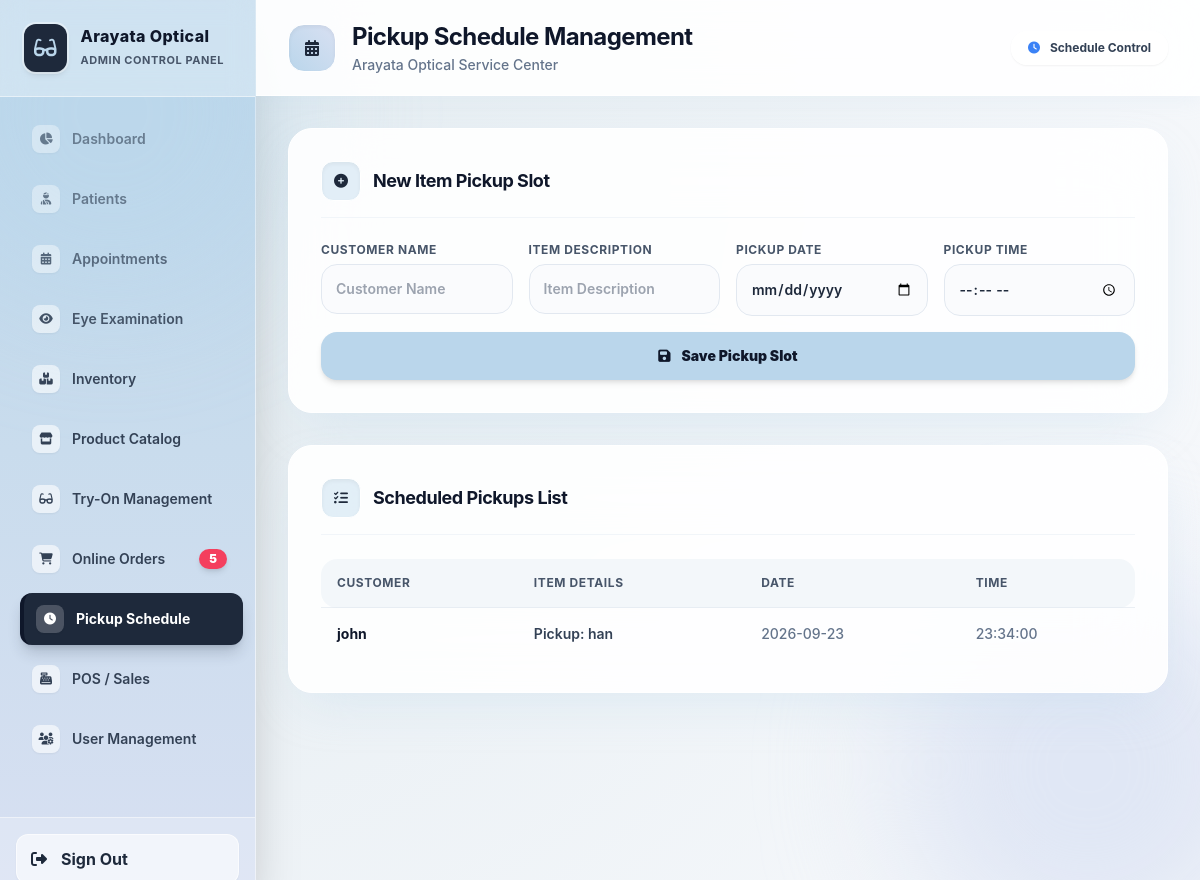
Screenshot of /arayata-system/pickup_schedule.php with the database file from the repository.
### tables this page shows
CREATE TABLE `appointments` (
  `id` int(11) NOT NULL,
  `patient_name` varchar(100) DEFAULT NULL,
  `service_type` varchar(100) DEFAULT NULL,
  `appointment_date` date DEFAULT NULL,
  `appointment_time` time DEFAULT NULL,
  `status` enum('Pending','Completed','Processing') DEFAULT 'Pending'
);

### arayata-system/pickup_schedule.php (the view, shortened to what this page needs)
<?php
include 'db.php';
?>
<!DOCTYPE html>
<html lang="en" class="h-full">
<head>
    <script src="https://cdn.tailwindcss.com"></script>
    <link rel="stylesheet" href="https://cdnjs.cloudflare.com/ajax/libs/font-awesome/6.4.0/css/all.min.css">
</head>
<body class="min-h-screen text-slate-700 antialiased flex overflow-hidden relative">
    <div class="blob-1 fixed -top-20 -left-20 w-96 h-96 bg-[#BAD6EB]/40 rounded-full blur-3xl pointer-events-none z-0"></div>
    <div class="blob-2 fixed -bottom-20 -right-20 w-96 h-96 bg-[#D8E0F2]/70 rounded-full blur-3xl pointer-events-none z-0"></div>
<?php
if (file_exists('sidebar.php')) {
    include 'sidebar.php';
}
?>
<div class="flex-1 flex flex-col overflow-hidden z-10">
    <header class="bg-white/90 backdrop-blur-2xl border-b border-white/80 h-24 flex items-center justify-between px-8 shadow-[0_4px_20px_rgba(186,214,235,0.15)] sticky top-0 z-30">
        <div class="flex items-center space-x-4">
            <div class="w-12 h-12 rounded-2xl bg-gradient-to-tr from-[#BAD6EB] to-[#D8E0F2] flex items-center justify-center text-slate-800 font-bold shadow-inner border border-white">
                <i class="fa-solid fa-calendar-days text-base"></i>
            </div>
            <div>
                <h2 class="text-2xl font-bold text-slate-900 tracking-tight">Pickup Schedule Management</h2>
                <p class="text-sm text-slate-500 font-medium mt-0.5">Arayata Optical Service Center</p>
            </div>
        </div>
        <div class="hidden sm:flex items-center space-x-2.5 px-4 py-2 rounded-2xl bg-white/90 backdrop-blur-md border border-white text-xs font-bold text-slate-700 shadow-sm">
            <i class="fa-solid fa-clock text-blue-500"></i>
            <span>Schedule Control</span>
        </div>
    </header>
    <main class="flex-1 overflow-y-auto p-6 md:p-8 space-y-8 bg-transparent">
        <div class="bg-white/90 backdrop-blur-2xl p-8 rounded-3xl shadow-[0_20px_50px_-15px_rgba(186,214,235,0.35)] border border-white space-y-6">
            <div class="flex items-center space-x-3 border-b border-slate-100 pb-4">
                <div class="w-10 h-10 bg-[#BAD6EB]/40 text-slate-800 rounded-xl flex items-center justify-center font-bold shadow-inner border border-white">
                    <i class="fa-solid fa-circle-plus text-sm"></i>
                </div>
                <h3 class="font-bold text-slate-900 text-lg tracking-tight">New Item Pickup Slot</h3>
            </div>
            <form method="POST" class="grid grid-cols-1 md:grid-cols-4 gap-4">
                <div>
                    <label class="block text-xs font-bold text-slate-600 mb-1.5 uppercase tracking-wider">Customer Name</label>
                    <input type="text" name="patient_name" placeholder="Customer Name" required class="w-full bg-slate-50/70 border border-slate-200 p-3.5 rounded-2xl text-sm font-semibold text-slate-800 outline-none focus:bg-white focus:border-[#BAD6EB] focus:ring-4 focus:ring-[#BAD6EB]/30 transition shadow-2xs">
                </div>
                <div>
                    <label class="block text-xs font-bold text-slate-600 mb-1.5 uppercase tracking-wider">Item Description</label>
                    <input type="text" name="item_description" placeholder="Item Description" required class="w-full bg-slate-50/70 border border-slate-200 p-3.5 rounded-2xl text-sm font-semibold text-slate-800 outline-none focus:bg-white focus:border-[#BAD6EB] focus:ring-4 focus:ring-[#BAD6EB]/30 transition shadow-2xs">
                </div>
                <div>
                    <label class="block text-xs font-bold text-slate-600 mb-1.5 uppercase tracking-wider">Pickup Date</label>
                    <input type="date" name="pickup_date" required class="w-full bg-slate-50/70 border border-slate-200 p-3.5 rounded-2xl text-sm font-semibold text-slate-800 outline-none focus:bg-white focus:border-[#BAD6EB] focus:ring-4 focus:ring-[#BAD6EB]/30 transition shadow-2xs cursor-pointer">
                </div>
                <div>
                    <label class="block text-xs font-bold text-slate-600 mb-1.5 uppercase tracking-wider">Pickup Time</label>
                    <input type="time" name="pickup_time" required class="w-full bg-slate-50/70 border border-slate-200 p-3.5 rounded-2xl text-sm font-semibold text-slate-800 outline-none focus:bg-white focus:border-[#BAD6EB] focus:ring-4 focus:ring-[#BAD6EB]/30 transition shadow-2xs cursor-pointer">
                </div>
                <button type="submit" name="add_pickup" class="md:col-span-4 bg-[#BAD6EB] hover:bg-[#a3c7e3] active:bg-[#8ebbdc] text-slate-900 py-3.5 rounded-2xl text-sm font-black transition shadow-md hover:shadow-lg cursor-pointer">
                    <i class="fa-solid fa-floppy-disk mr-2"></i> Save Pickup Slot
                </button>
            </form>
        </div>
        <div class="bg-white/90 backdrop-blur-2xl p-8 rounded-3xl shadow-[0_20px_50px_-15px_rgba(186,214,235,0.35)] border border-white space-y-6">
            <div class="flex items-center space-x-3 border-b border-slate-100 pb-4">
                <div class="w-10 h-10 bg-[#BAD6EB]/40 text-slate-800 rounded-xl flex items-center justify-center font-bold shadow-inner border border-white">
                    <i class="fa-solid fa-list-check text-sm"></i>
                </div>
                <h3 class="font-bold text-slate-900 text-lg tracking-tight">Scheduled Pickups List</h3>
            </div>
            <div class="overflow-x-auto">
                <table class="w-full text-left border-collapse text-sm">
                    <thead>
                        <tr class="bg-slate-100/80 text-slate-600 text-xs uppercase tracking-wider font-bold border-b border-slate-200/70">
                            <th class="p-4 rounded-l-2xl">Customer</th>
                            <th class="p-4">Item Details</th>
                            <th class="p-4">Date</th>
                            <th class="p-4 rounded-r-2xl">Time</th>
                        </tr>
                    </thead>
                    <tbody class="divide-y divide-slate-100 text-slate-700 font-medium">
                        <?php
                        $res = $conn->query("SELECT * FROM appointments WHERE service_type LIKE 'Pickup%'");
                        if ($res && $res->num_rows > 0) {
                            while ($row = $res->fetch_assoc()) {
                                echo "<tr class='hover:bg-slate-50/85 transition'>
                                    <td class='p-4 font-bold text-slate-900'>{$row['patient_name']}</td>
                                    <td class='p-4 font-semibold text-slate-700'>{$row['service_type']}</td>
                                    <td class='p-4 text-slate-500 font-medium'>{$row['appointment_date']}</td>
                                    <td class='p-4 text-slate-500 font-medium'>{$row['appointment_time']}</td>
                                </tr>";
                            }
                        }
                        ?>
                    </tbody>
                </table>
            </div>
        </div>
    </main>
</div>
</body>
</html>

### arayata-system/pickup_schedule.php (style rules this page uses)
:root { --venus: #BAD6EB; --meteor: #D8E0F2; }
body { background: radial-gradient(circle at 10% 20%, #e2ebf0 0%, #f6f8fb 90%); background-attachment: fixed; font-family: 'Inter', system-ui, -apple-system, sans-serif; }
.blob-1 { animation: float 10s ease-in-out infinite alternate; }
.blob-2 { animation: float 14s ease-in-out infinite alternate-reverse; }

### rows the page displays
appointments: patient_name "john", service_type "Pickup: han", appointment_date "2026-09-23", appointment_time "23:34:00"

### other values shown
$item['label'] "Dashboard"
$item['label'] "Patients"
$item['label'] "Appointments"
$item['label'] "Eye Examination"
$item['label'] "Inventory"
$item['label'] "Product Catalog"
$item['label'] "Try-On Management"
$item['label'] "Online Orders"
$item['badge'] "5"
$item['label'] "Pickup Schedule"
$item['label'] "POS / Sales"
$item['label'] "User Management"
